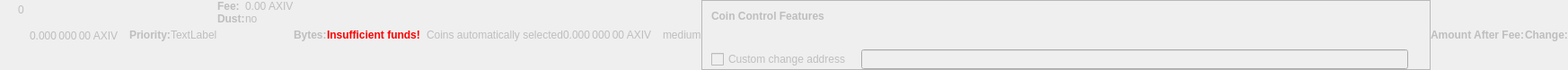
    <widget class="QWidget" name="dummyHideWidget" native="true">
     <property name="enabled">
      <bool>false</bool>
     </property>
     <property name="maximumSize">
      <size>
       <width>100</width>
       <height>22</height>
      </size>
     </property>
     <layout class="QHBoxLayout" name="dummyHideLayout">
      <property name="spacing">
       <number>0</number>
      </property>
      <property name="leftMargin">
       <number>0</number>
      </property>
      <property name="topMargin">
       <number>0</number>
      </property>
      <property name="rightMargin">
       <number>0</number>
      </property>
      <property name="bottomMargin">
       <number>0</number>
      </property>
      <item>
       <layout class="QFormLayout" name="formLayoutCoinControl1">
        <property name="horizontalSpacing">
         <number>10</number>
        </property>
        <property name="verticalSpacing">
         <number>14</number>
        </property>
        <property name="leftMargin">
         <number>10</number>
        </property>
        <property name="topMargin">
         <number>4</number>
        </property>
        <property name="rightMargin">
         <number>6</number>
        </property>
        <item row="0" column="1">
         <widget class="QLabel" name="labelCoinControlBytes">
          <property name="cursor">
           <cursorShape>IBeamCursor</cursorShape>
          </property>
          <property name="contextMenuPolicy">
           <enum>Qt::ActionsContextMenu</enum>
          </property>
          <property name="text">
           <string notr="true">0</string>
          </property>
          <property name="textInteractionFlags">
           <set>Qt::LinksAccessibleByMouse|Qt::TextSelectableByKeyboard|Qt::TextSelectableByMouse</set>
          </property>
         </widget>
        </item>
       </layout>
      </item>
      <item>
       <widget class="QLabel" name="labelCoinControlAfterFee">
        <property name="enabled">
         <bool>false</bool>
        </property>
        <property name="sizePolicy">
         <sizepolicy hsizetype="Fixed" vsizetype="Fixed">
          <horstretch>0</horstretch>
          <verstretch>0</verstretch>
         </sizepolicy>
        </property>
        <property name="minimumSize">
         <size>
          <width>111</width>
          <height>12</height>
         </size>
        </property>
        <property name="maximumSize">
         <size>
          <width>111</width>
          <height>12</height>
         </size>
        </property>
        <property name="cursor">
         <cursorShape>IBeamCursor</cursorShape>
        </property>
        <property name="contextMenuPolicy">
         <enum>Qt::ActionsContextMenu</enum>
        </property>
        <property name="text">
         <string notr="true">0.000 000 00 AXIV</string>
        </property>
        <property name="textInteractionFlags">
         <set>Qt::LinksAccessibleByMouse|Qt::TextSelectableByKeyboard|Qt::TextSelectableByMouse</set>
        </property>
       </widget>
      </item>
      <item>
       <widget class="QLabel" name="labelCoinControlPriorityText">
        <property name="enabled">
         <bool>false</bool>
        </property>
        <property name="font">
         <font>
          <weight>75</weight>
          <bold>true</bold>
         </font>
        </property>
        <property name="text">
         <string>Priority:</string>
        </property>
       </widget>
      </item>
      <item>
       <layout class="QHBoxLayout" name="horizontalLayout">
        <item>
         <widget class="QLabel" name="WarningLabel">
          <property name="text">
           <string>TextLabel</string>
          </property>
         </widget>
        </item>
       </layout>
      </item>
      <item>
       <layout class="QFormLayout" name="formLayoutCoinControl3">
        <property name="horizontalSpacing">
         <number>0</number>
        </property>
        <property name="verticalSpacing">
         <number>0</number>
        </property>
        <property name="leftMargin">
         <number>0</number>
        </property>
        <property name="topMargin">
         <number>0</number>
        </property>
        <property name="rightMargin">
         <number>0</number>
        </property>
        <item row="0" column="0">
         <widget class="QLabel" name="labelCoinControlFeeText">
          <property name="enabled">
           <bool>false</bool>
          </property>
          <property name="font">
           <font>
            <weight>75</weight>
            <bold>true</bold>
           </font>
          </property>
          <property name="text">
           <string>Fee:</string>
          </property>
          <property name="margin">
           <number>0</number>
          </property>
         </widget>
        </item>
        <item row="0" column="1">
         <widget class="QLabel" name="labelCoinControlFee">
          <property name="enabled">
           <bool>false</bool>
          </property>
          <property name="cursor">
           <cursorShape>IBeamCursor</cursorShape>
          </property>
          <property name="contextMenuPolicy">
           <enum>Qt::ActionsContextMenu</enum>
          </property>
          <property name="text">
           <string notr="true">0.00 AXIV</string>
          </property>
          <property name="textInteractionFlags">
           <set>Qt::LinksAccessibleByMouse|Qt::TextSelectableByKeyboard|Qt::TextSelectableByMouse</set>
          </property>
         </widget>
        </item>
        <item row="1" column="0">
         <widget class="QLabel" name="labelCoinControlLowOutputText">
          <property name="enabled">
           <bool>false</bool>
          </property>
          <property name="font">
           <font>
            <weight>75</weight>
            <bold>true</bold>
           </font>
          </property>
          <property name="text">
           <string>Dust:</string>
          </property>
         </widget>
        </item>
        <item row="1" column="1">
         <widget class="QLabel" name="labelCoinControlLowOutput">
          <property name="enabled">
           <bool>false</bool>
          </property>
          <property name="cursor">
           <cursorShape>IBeamCursor</cursorShape>
          </property>
          <property name="contextMenuPolicy">
           <enum>Qt::ActionsContextMenu</enum>
          </property>
          <property name="text">
           <string>no</string>
          </property>
          <property name="textInteractionFlags">
           <set>Qt::LinksAccessibleByMouse|Qt::TextSelectableByKeyboard|Qt::TextSelectableByMouse</set>
          </property>
         </widget>
        </item>
       </layout>
      </item>
      <item>
       <widget class="QLabel" name="labelCoinControlBytesText">
        <property name="enabled">
         <bool>false</bool>
        </property>
        <property name="font">
         <font>
          <weight>75</weight>
          <bold>true</bold>
         </font>
        </property>
        <property name="text">
         <string>Bytes:</string>
        </property>
       </widget>
      </item>
      <item>
       <layout class="QFormLayout" name="formLayoutCoinControl2">
        <property name="horizontalSpacing">
         <number>0</number>
        </property>
        <property name="verticalSpacing">
         <number>0</number>
        </property>
        <property name="leftMargin">
         <number>0</number>
        </property>
        <property name="topMargin">
         <number>0</number>
        </property>
        <property name="rightMargin">
         <number>0</number>
        </property>
       </layout>
      </item>
      <item>
       <layout class="QHBoxLayout" name="horizontalLayoutCoinControl2">
        <property name="spacing">
         <number>0</number>
        </property>
        <property name="bottomMargin">
         <number>0</number>
        </property>
       </layout>
      </item>
      <item>
       <widget class="QLabel" name="labelCoinControlInsuffFunds">
        <property name="enabled">
         <bool>false</bool>
        </property>
        <property name="minimumSize">
         <size>
          <width>0</width>
          <height>0</height>
         </size>
        </property>
        <property name="font">
         <font>
          <weight>75</weight>
          <bold>true</bold>
         </font>
        </property>
        <property name="styleSheet">
         <string notr="true">color:red;font-weight:bold;</string>
        </property>
        <property name="text">
         <string>Insufficient funds!</string>
        </property>
        <property name="margin">
         <number>5</number>
        </property>
       </widget>
      </item>
      <item>
       <layout class="QFormLayout" name="formLayoutCoinControl4">
        <property name="horizontalSpacing">
         <number>0</number>
        </property>
        <property name="verticalSpacing">
         <number>0</number>
        </property>
        <property name="leftMargin">
         <number>0</number>
        </property>
        <property name="topMargin">
         <number>0</number>
        </property>
        <property name="rightMargin">
         <number>0</number>
        </property>
       </layout>
      </item>
      <item>
       <widget class="QLabel" name="labelCoinControlChangeLabel">
        <property name="enabled">
         <bool>false</bool>
        </property>
        <property name="sizePolicy">
         <sizepolicy hsizetype="Preferred" vsizetype="Expanding">
          <horstretch>0</horstretch>
          <verstretch>0</verstretch>
         </sizepolicy>
        </property>
        <property name="minimumSize">
         <size>
          <width>0</width>
          <height>0</height>
         </size>
        </property>
        <property name="text">
         <string/>
        </property>
        <property name="margin">
         <number>3</number>
        </property>
       </widget>
      </item>
      <item>
       <widget class="QLabel" name="labelCoinControlAutomaticallySelected">
        <property name="enabled">
         <bool>false</bool>
        </property>
        <property name="sizePolicy">
         <sizepolicy hsizetype="Fixed" vsizetype="Fixed">
          <horstretch>0</horstretch>
          <verstretch>0</verstretch>
         </sizepolicy>
        </property>
        <property name="minimumSize">
         <size>
          <width>0</width>
          <height>0</height>
         </size>
        </property>
        <property name="maximumSize">
         <size>
          <width>240</width>
          <height>16777215</height>
         </size>
        </property>
        <property name="text">
         <string>Coins automatically selected</string>
        </property>
        <property name="margin">
         <number>5</number>
        </property>
       </widget>
      </item>
      <item>
       <widget class="QLabel" name="labelCoinControlChange">
        <property name="enabled">
         <bool>false</bool>
        </property>
        <property name="sizePolicy">
         <sizepolicy hsizetype="Fixed" vsizetype="Fixed">
          <horstretch>0</horstretch>
          <verstretch>0</verstretch>
         </sizepolicy>
        </property>
        <property name="minimumSize">
         <size>
          <width>111</width>
          <height>0</height>
         </size>
        </property>
        <property name="maximumSize">
         <size>
          <width>111</width>
          <height>16777215</height>
         </size>
        </property>
        <property name="cursor">
         <cursorShape>IBeamCursor</cursorShape>
        </property>
        <property name="contextMenuPolicy">
         <enum>Qt::ActionsContextMenu</enum>
        </property>
        <property name="text">
         <string notr="true">0.000 000 00 AXIV</string>
        </property>
        <property name="textInteractionFlags">
         <set>Qt::LinksAccessibleByMouse|Qt::TextSelectableByKeyboard|Qt::TextSelectableByMouse</set>
        </property>
       </widget>
      </item>
      <item>
       <widget class="QLabel" name="labelCoinControlPriority">
        <property name="enabled">
         <bool>false</bool>
        </property>
        <property name="cursor">
         <cursorShape>IBeamCursor</cursorShape>
        </property>
        <property name="contextMenuPolicy">
         <enum>Qt::ActionsContextMenu</enum>
        </property>
        <property name="text">
         <string>medium</string>
        </property>
        <property name="textInteractionFlags">
         <set>Qt::LinksAccessibleByMouse|Qt::TextSelectableByKeyboard|Qt::TextSelectableByMouse</set>
        </property>
       </widget>
      </item>
      <item>
       <widget class="QFrame" name="frameCoinControl">
        <property name="sizePolicy">
         <sizepolicy hsizetype="Expanding" vsizetype="Expanding">
          <horstretch>0</horstretch>
          <verstretch>0</verstretch>
         </sizepolicy>
        </property>
        <property name="maximumSize">
         <size>
          <width>16777215</width>
          <height>16777215</height>
         </size>
        </property>
        <property name="frameShape">
         <enum>QFrame::StyledPanel</enum>
        </property>
        <property name="frameShadow">
         <enum>QFrame::Sunken</enum>
        </property>
        <layout class="QVBoxLayout" name="verticalLayoutCoinControl2_2">
         <property name="spacing">
          <number>0</number>
         </property>
         <property name="leftMargin">
          <number>0</number>
         </property>
         <property name="topMargin">
          <number>0</number>
         </property>
         <property name="rightMargin">
          <number>0</number>
         </property>
         <property name="bottomMargin">
          <number>0</number>
         </property>
         <item>
          <layout class="QVBoxLayout" name="verticalLayoutCoinControl" stretch="0,0,0,1">
           <property name="spacing">
            <number>0</number>
           </property>
           <property name="leftMargin">
            <number>10</number>
           </property>
           <property name="topMargin">
            <number>10</number>
           </property>
           <item>
            <layout class="QHBoxLayout" name="horizontalLayoutCoinControl1">
             <property name="bottomMargin">
              <number>15</number>
             </property>
             <item>
              <widget class="QLabel" name="labelCoinControlFeatures">
               <property name="enabled">
                <bool>false</bool>
               </property>
               <property name="sizePolicy">
                <sizepolicy hsizetype="Preferred" vsizetype="Maximum">
                 <horstretch>0</horstretch>
                 <verstretch>0</verstretch>
                </sizepolicy>
               </property>
               <property name="font">
                <font>
                 <weight>75</weight>
                 <bold>true</bold>
                </font>
               </property>
               <property name="styleSheet">
                <string notr="true">font-weight:bold;</string>
               </property>
               <property name="text">
                <string>Coin Control Features</string>
               </property>
              </widget>
             </item>
            </layout>
           </item>
           <item>
            <widget class="QWidget" name="widgetCoinControl" native="true">
             <property name="sizePolicy">
              <sizepolicy hsizetype="Preferred" vsizetype="Preferred">
               <horstretch>0</horstretch>
               <verstretch>0</verstretch>
              </sizepolicy>
             </property>
             <property name="minimumSize">
              <size>
               <width>0</width>
               <height>0</height>
              </size>
             </property>
             <property name="styleSheet">
              <string notr="true"/>
             </property>
             <layout class="QHBoxLayout" name="horizontalLayoutCoinControl5_2">
              <property name="leftMargin">
               <number>0</number>
              </property>
              <property name="topMargin">
               <number>0</number>
              </property>
              <property name="rightMargin">
               <number>0</number>
              </property>
              <property name="bottomMargin">
               <number>0</number>
              </property>
              <item>
               <layout class="QHBoxLayout" name="horizontalLayoutCoinControl3">
                <property name="spacing">
                 <number>20</number>
                </property>
                <property name="topMargin">
                 <number>0</number>
                </property>
                <property name="bottomMargin">
                 <number>10</number>
                </property>
               </layout>
              </item>
             </layout>
            </widget>
           </item>
           <item>
            <layout class="QHBoxLayout" name="horizontalLayoutCoinControl4" stretch="0,0,0">
             <property name="spacing">
              <number>12</number>
             </property>
             <property name="sizeConstraint">
              <enum>QLayout::SetDefaultConstraint</enum>
             </property>
             <property name="topMargin">
              <number>5</number>
             </property>
             <property name="rightMargin">
              <number>5</number>
             </property>
             <item>
              <widget class="QCheckBox" name="checkBoxCoinControlChange">
               <property name="enabled">
                <bool>false</bool>
               </property>
               <property name="toolTip">
                <string>If this is activated, but the change address is empty or invalid, change will be sent to a newly generated address.</string>
               </property>
               <property name="text">
                <string>Custom change address</string>
               </property>
              </widget>
             </item>
             <item>
              <widget class="QValidatedLineEdit" name="lineEditCoinControlChange">
               <property name="enabled">
                <bool>false</bool>
               </property>
               <property name="sizePolicy">
                <sizepolicy hsizetype="Expanding" vsizetype="Fixed">
                 <horstretch>0</horstretch>
                 <verstretch>0</verstretch>
                </sizepolicy>
               </property>
              </widget>
             </item>
             <item>
              <widget class="QLabel" name="labelCoinControlChangeLabel_2">
               <property name="sizePolicy">
                <sizepolicy hsizetype="Preferred" vsizetype="Expanding">
                 <horstretch>0</horstretch>
                 <verstretch>0</verstretch>
                </sizepolicy>
               </property>
               <property name="minimumSize">
                <size>
                 <width>0</width>
                 <height>0</height>
                </size>
               </property>
               <property name="text">
                <string/>
               </property>
               <property name="margin">
                <number>3</number>
               </property>
              </widget>
             </item>
            </layout>
           </item>
           <item>
            <spacer name="verticalSpacerCoinControl">
             <property name="orientation">
              <enum>Qt::Vertical</enum>
             </property>
             <property name="sizeHint" stdset="0">
              <size>
               <width>800</width>
               <height>1</height>
              </size>
             </property>
            </spacer>
           </item>
          </layout>
         </item>
        </layout>
       </widget>
      </item>
      <item>
       <widget class="QLabel" name="labelCoinControlAfterFeeText">
        <property name="enabled">
         <bool>false</bool>
        </property>
        <property name="minimumSize">
         <size>
          <width>0</width>
          <height>0</height>
         </size>
        </property>
        <property name="maximumSize">
         <size>
          <width>16777215</width>
          <height>16777215</height>
         </size>
        </property>
        <property name="font">
         <font>
          <weight>75</weight>
          <bold>true</bold>
         </font>
        </property>
        <property name="text">
         <string>Amount After Fee:</string>
        </property>
        <property name="alignment">
         <set>Qt::AlignLeading|Qt::AlignLeft|Qt::AlignVCenter</set>
        </property>
        <property name="margin">
         <number>0</number>
        </property>
       </widget>
      </item>
      <item>
       <widget class="QLabel" name="labelCoinControlChangeText">
        <property name="enabled">
         <bool>false</bool>
        </property>
        <property name="sizePolicy">
         <sizepolicy hsizetype="Preferred" vsizetype="Preferred">
          <horstretch>0</horstretch>
          <verstretch>0</verstretch>
         </sizepolicy>
        </property>
        <property name="minimumSize">
         <size>
          <width>0</width>
          <height>0</height>
         </size>
        </property>
        <property name="maximumSize">
         <size>
          <width>16777215</width>
          <height>16777215</height>
         </size>
        </property>
        <property name="font">
         <font>
          <weight>75</weight>
          <bold>true</bold>
         </font>
        </property>
        <property name="text">
         <string>Change:</string>
        </property>
        <property name="alignment">
         <set>Qt::AlignLeading|Qt::AlignLeft|Qt::AlignVCenter</set>
        </property>
       </widget>
      </item>
     </layout>
    </widget>
